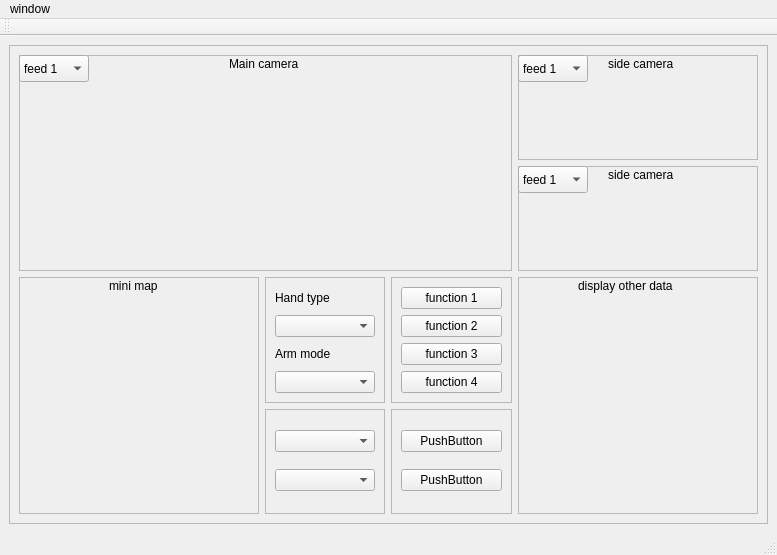
<?xml version="1.0" encoding="UTF-8"?>
<ui version="4.0">
 <class>MainWindow</class>
 <widget class="QMainWindow" name="MainWindow">
  <property name="geometry">
   <rect>
    <x>0</x>
    <y>0</y>
    <width>777</width>
    <height>555</height>
   </rect>
  </property>
  <property name="windowTitle">
   <string>MainWindow</string>
  </property>
  <widget class="QWidget" name="centralwidget">
   <layout class="QGridLayout" name="gridLayout">
    <item row="0" column="0">
     <widget class="QFrame" name="frame_6">
      <property name="frameShape">
       <enum>QFrame::StyledPanel</enum>
      </property>
      <property name="frameShadow">
       <enum>QFrame::Raised</enum>
      </property>
      <layout class="QGridLayout" name="gridLayout_2">
       <item row="3" column="2">
        <widget class="QFrame" name="frame_8">
         <property name="frameShape">
          <enum>QFrame::StyledPanel</enum>
         </property>
         <property name="frameShadow">
          <enum>QFrame::Raised</enum>
         </property>
         <layout class="QVBoxLayout" name="verticalLayout_3">
          <item>
           <widget class="QComboBox" name="comboBox_5"/>
          </item>
          <item>
           <widget class="QComboBox" name="comboBox_7"/>
          </item>
         </layout>
        </widget>
       </item>
       <item row="3" column="3">
        <widget class="QFrame" name="frame_9">
         <property name="frameShape">
          <enum>QFrame::StyledPanel</enum>
         </property>
         <property name="frameShadow">
          <enum>QFrame::Raised</enum>
         </property>
         <layout class="QVBoxLayout" name="verticalLayout_4">
          <item>
           <widget class="QPushButton" name="pushButton_5">
            <property name="text">
             <string>PushButton</string>
            </property>
           </widget>
          </item>
          <item>
           <widget class="QPushButton" name="pushButton_6">
            <property name="text">
             <string>PushButton</string>
            </property>
           </widget>
          </item>
         </layout>
        </widget>
       </item>
       <item row="1" column="4" colspan="2">
        <widget class="QFrame" name="frame_3">
         <property name="frameShape">
          <enum>QFrame::StyledPanel</enum>
         </property>
         <property name="frameShadow">
          <enum>QFrame::Raised</enum>
         </property>
         <widget class="QComboBox" name="comboBox_3">
          <property name="geometry">
           <rect>
            <x>0</x>
            <y>0</y>
            <width>70</width>
            <height>27</height>
           </rect>
          </property>
          <item>
           <property name="text">
            <string>feed 1</string>
           </property>
          </item>
          <item>
           <property name="text">
            <string>feed 2</string>
           </property>
          </item>
          <item>
           <property name="text">
            <string>feed n</string>
           </property>
          </item>
         </widget>
         <widget class="QLabel" name="label_5">
          <property name="geometry">
           <rect>
            <x>90</x>
            <y>0</y>
            <width>81</width>
            <height>17</height>
           </rect>
          </property>
          <property name="text">
           <string>side camera</string>
          </property>
         </widget>
        </widget>
       </item>
       <item row="2" column="0" rowspan="2" colspan="2">
        <widget class="QFrame" name="Minimap">
         <property name="frameShape">
          <enum>QFrame::StyledPanel</enum>
         </property>
         <property name="frameShadow">
          <enum>QFrame::Raised</enum>
         </property>
         <widget class="QLabel" name="label_6">
          <property name="geometry">
           <rect>
            <x>90</x>
            <y>0</y>
            <width>63</width>
            <height>17</height>
           </rect>
          </property>
          <property name="text">
           <string>mini map</string>
          </property>
         </widget>
        </widget>
       </item>
       <item row="2" column="2">
        <widget class="QFrame" name="frame_5">
         <property name="frameShape">
          <enum>QFrame::StyledPanel</enum>
         </property>
         <property name="frameShadow">
          <enum>QFrame::Raised</enum>
         </property>
         <layout class="QVBoxLayout" name="verticalLayout">
          <item>
           <widget class="QLabel" name="label">
            <property name="text">
             <string>Hand type</string>
            </property>
           </widget>
          </item>
          <item>
           <widget class="QComboBox" name="comboBox_4"/>
          </item>
          <item>
           <widget class="QLabel" name="label_2">
            <property name="text">
             <string>Arm mode</string>
            </property>
           </widget>
          </item>
          <item>
           <widget class="QComboBox" name="comboBox_6"/>
          </item>
         </layout>
         <zorder>comboBox_4</zorder>
         <zorder>frame_4</zorder>
         <zorder>label_2</zorder>
         <zorder>label</zorder>
         <zorder>comboBox_6</zorder>
        </widget>
       </item>
       <item row="2" column="3">
        <widget class="QFrame" name="frame_7">
         <property name="frameShape">
          <enum>QFrame::StyledPanel</enum>
         </property>
         <property name="frameShadow">
          <enum>QFrame::Raised</enum>
         </property>
         <layout class="QVBoxLayout" name="verticalLayout_2">
          <item>
           <widget class="QPushButton" name="pushButton_4">
            <property name="text">
             <string>function 1</string>
            </property>
           </widget>
          </item>
          <item>
           <widget class="QPushButton" name="pushButton">
            <property name="text">
             <string>function 2</string>
            </property>
           </widget>
          </item>
          <item>
           <widget class="QPushButton" name="pushButton_2">
            <property name="text">
             <string>function 3</string>
            </property>
           </widget>
          </item>
          <item>
           <widget class="QPushButton" name="pushButton_3">
            <property name="text">
             <string>function 4</string>
            </property>
           </widget>
          </item>
         </layout>
        </widget>
       </item>
       <item row="2" column="4" rowspan="2" colspan="2">
        <widget class="QFrame" name="frame_10">
         <property name="frameShape">
          <enum>QFrame::StyledPanel</enum>
         </property>
         <property name="frameShadow">
          <enum>QFrame::Raised</enum>
         </property>
         <widget class="QLabel" name="label_7">
          <property name="geometry">
           <rect>
            <x>60</x>
            <y>0</y>
            <width>123</width>
            <height>17</height>
           </rect>
          </property>
          <property name="text">
           <string>display other data</string>
          </property>
         </widget>
        </widget>
       </item>
       <item row="0" column="0" rowspan="2" colspan="4">
        <widget class="QFrame" name="frame">
         <property name="frameShape">
          <enum>QFrame::StyledPanel</enum>
         </property>
         <property name="frameShadow">
          <enum>QFrame::Raised</enum>
         </property>
         <widget class="QComboBox" name="comboBox">
          <property name="geometry">
           <rect>
            <x>0</x>
            <y>0</y>
            <width>70</width>
            <height>27</height>
           </rect>
          </property>
          <item>
           <property name="text">
            <string>feed 1</string>
           </property>
          </item>
          <item>
           <property name="text">
            <string>feed 2</string>
           </property>
          </item>
          <item>
           <property name="text">
            <string>feed n</string>
           </property>
          </item>
         </widget>
         <widget class="QLabel" name="label_3">
          <property name="geometry">
           <rect>
            <x>210</x>
            <y>0</y>
            <width>87</width>
            <height>17</height>
           </rect>
          </property>
          <property name="text">
           <string>Main camera</string>
          </property>
         </widget>
        </widget>
       </item>
       <item row="0" column="4" colspan="2">
        <widget class="QFrame" name="frame_2">
         <property name="frameShape">
          <enum>QFrame::StyledPanel</enum>
         </property>
         <property name="frameShadow">
          <enum>QFrame::Raised</enum>
         </property>
         <widget class="QComboBox" name="comboBox_2">
          <property name="geometry">
           <rect>
            <x>0</x>
            <y>0</y>
            <width>70</width>
            <height>27</height>
           </rect>
          </property>
          <item>
           <property name="text">
            <string>feed 1</string>
           </property>
          </item>
          <item>
           <property name="text">
            <string>feed 2</string>
           </property>
          </item>
          <item>
           <property name="text">
            <string>feed n</string>
           </property>
          </item>
         </widget>
         <widget class="QLabel" name="label_4">
          <property name="geometry">
           <rect>
            <x>90</x>
            <y>0</y>
            <width>81</width>
            <height>17</height>
           </rect>
          </property>
          <property name="text">
           <string>side camera</string>
          </property>
         </widget>
        </widget>
       </item>
      </layout>
     </widget>
    </item>
   </layout>
  </widget>
  <widget class="QMenuBar" name="menubar">
   <property name="geometry">
    <rect>
     <x>0</x>
     <y>0</y>
     <width>777</width>
     <height>25</height>
    </rect>
   </property>
   <widget class="QMenu" name="menuWindow">
    <property name="title">
     <string>window</string>
    </property>
   </widget>
   <addaction name="menuWindow"/>
  </widget>
  <widget class="QToolBar" name="toolBar">
   <property name="windowTitle">
    <string>toolBar</string>
   </property>
   <attribute name="toolBarArea">
    <enum>TopToolBarArea</enum>
   </attribute>
   <attribute name="toolBarBreak">
    <bool>false</bool>
   </attribute>
  </widget>
  <widget class="QStatusBar" name="statusbar"/>
 </widget>
 <resources/>
 <connections/>
</ui>
